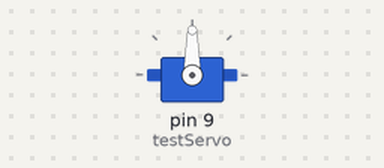
The sketch below on a simulated Arduino Uno, built with avr-gcc and run on an emulated ATmega328P. Shown: servo.

Above: at 0.05 s.
Timing chart, 0 to 4.6 s (numbered marks = the images above):
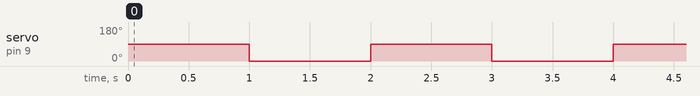

The sketch:

basic_servo_control.ino
```cpp
#include <Servo.h>

Servo testServo;

void setup() {
  // put your setup code here, to run once:
  testServo.attach(9);
}

void loop() {
  // put your main code here, to run repeatedly:
  testServo.write(90);
  delay(1000);
  testServo.write(0);
  delay(1000);
}
```

Measured:
- by itself, servo on pin 9 (testServo): alternates 90° for 1.0 s and 0° for 1.0 s
